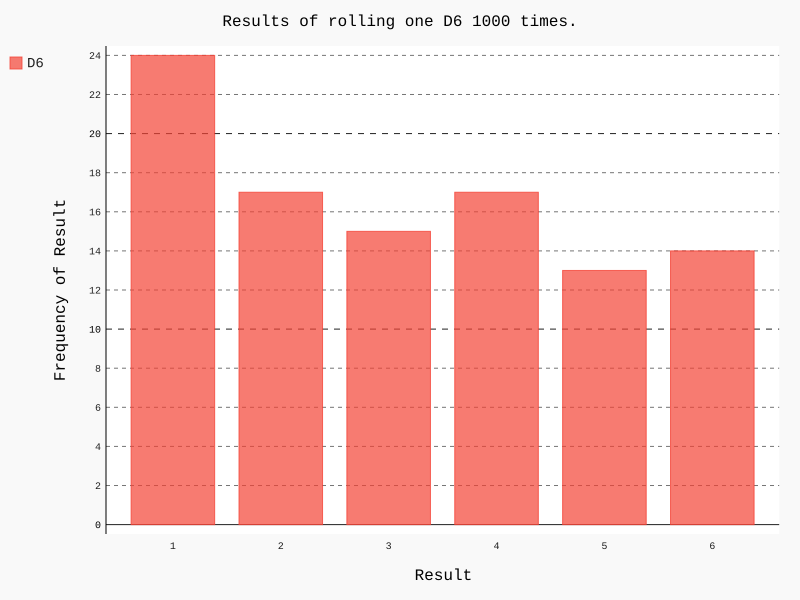

Python code for this plot:
from die import Die
import pygal

die = Die()

results = []
for roll_num in range(100):
    result = die.roll()
    results.append(result)
print(results)

# 分析结果 
frequencies = [] 
for value in range(1, die.num_sides+1): 
    frequency = results.count(value) 
    frequencies.append(frequency) 
print(frequencies)

# 对结果进行可视化
hist = pygal.Bar()
hist.title = "Results of rolling one D6 1000 times."
hist.x_labels = ['1', '2', '3', '4', '5', '6'] 
hist.x_title = "Result" 
hist.y_title = "Frequency of Result"
hist.add('D6', frequencies) 
hist.render_to_file('die_visual.svg')
